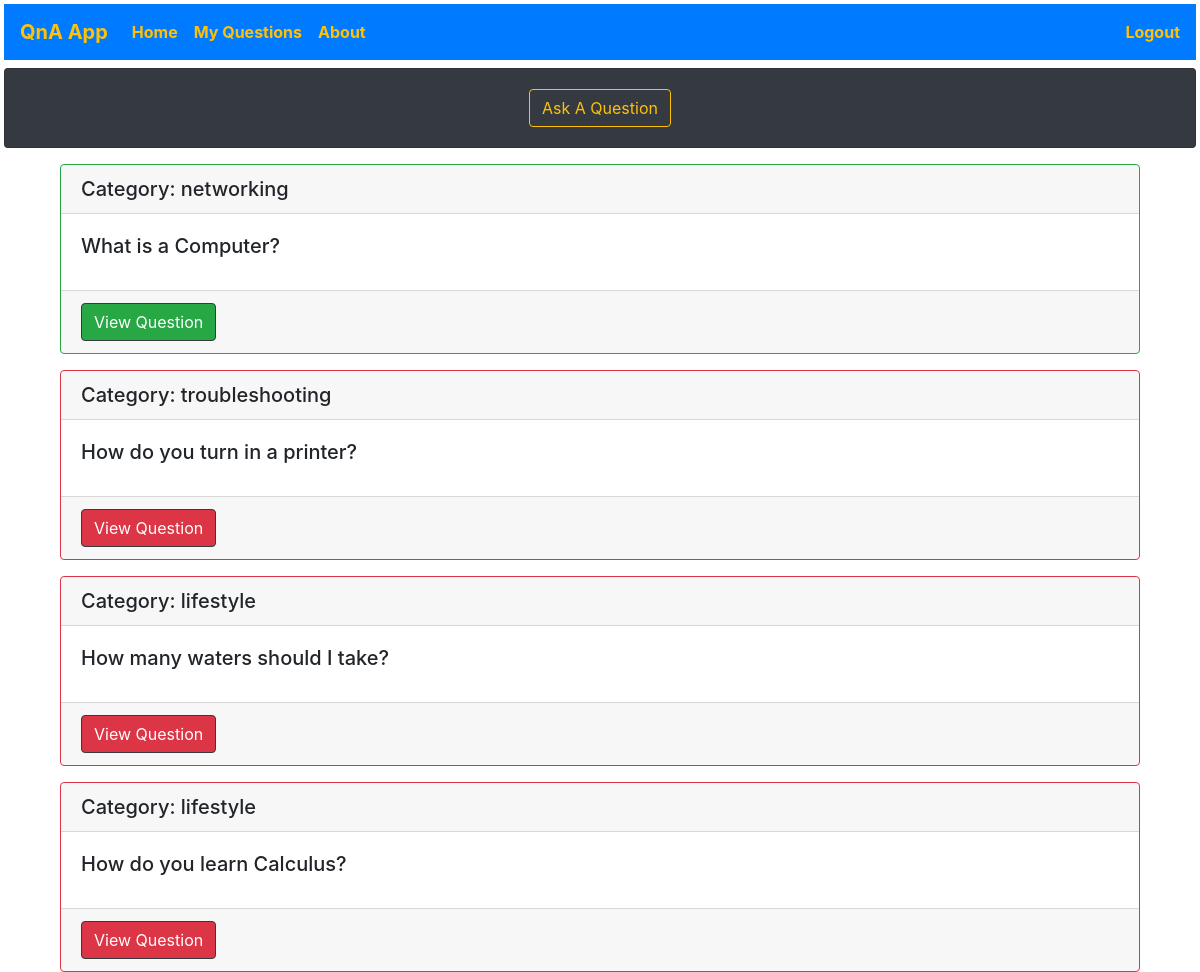
The page /myquestions (signed in) on the database its author committed.
### models.py (models this page shows)
class Question(db.Model):
    id = db.Column(db.Integer, primary_key = True)
    question_text = db.Column(db.Text, nullable = False)
    category = db.Column(db.String(20), nullable = False)
    asked_by_id = db.Column(db.Integer, db.ForeignKey('user.id'))
    answers_to_question = db.relationship(
        'Answer',
        foreign_keys = 'Answer.for_question_id',
        backref='the_question',
        lazy=True
    )

### app.py (the view)
@app.route('/myquestions')
@login_required
def myquestions():
    question = Question.query.filter_by(asked_by_id=current_user.get_id()).all()
    return render_template('myquestions.html',question=question)

### app.py (called while the page is built)
@login_manager.user_loader
def load_user(user_id):
    return User.query.get(user_id)

### templates/myquestions.html
{% extends "base.html" %}
{% block content %}
<div class="container">
    {% for q in question %}
    {% if q.answers_to_question %}
    <div class="col mt-3">
      <div class="card h-100 border-success">
        <h5 class="card-header">Category: {{ q.category }}</h5>
        <div class="card-body">
          <h5 class="card-title">{{ q.question_text }}</h5>
        </div>
        <div class="card-footer">
          <a href="{{url_for('view',question_id = q.id)}}" class="btn btn-success border-dark text-white">View Question</a>
        </div>
      </div>
    </div>
    {% else %}
    <div class="col mt-3">
      <div class="card h-100 border-danger">
        <h5 class="card-header">Category: {{ q.category }}</h5>
        <div class="card-body">
          <h5 class="card-title">{{ q.question_text }}</h5>
        </div>
        <div class="card-footer">
          <a href="{{url_for('view',question_id = q.id)}}" class="btn btn-danger border-dark text-white">View Question</a>
        </div>
      </div>
    </div>
    {% endif %} {% endfor %}
  </div>
{% endblock %}

### rows shown on the page
Question: category "networking", question_text "What is a Computer?"
Question: category "troubleshooting", question_text "How do you turn in a printer?"
Question: category "lifestyle", question_text "How many waters should I take?"
Question: category "lifestyle", question_text "How do you learn Calculus?"
